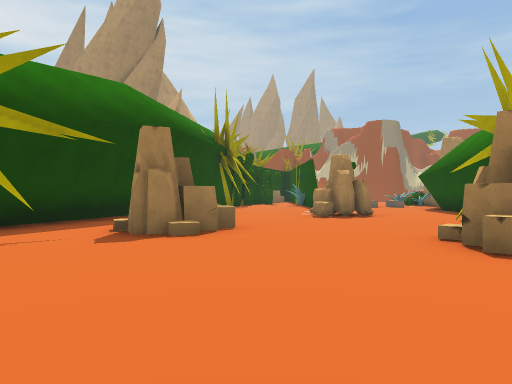
view 1 (above)

16 first-person views from a walk through a Unity game level. The camera is 1.2 m above the floor, looks level and sees 70° across. The floor is counted in squares, 2 m on a side. Each view is taken from the middle of a square. On the plan, view 1 faces up. The plan holds only what a view shows up to about 10 squares ahead; the rest is blank. The place goes on beyond the plan. The player character is not drawn.

view 2
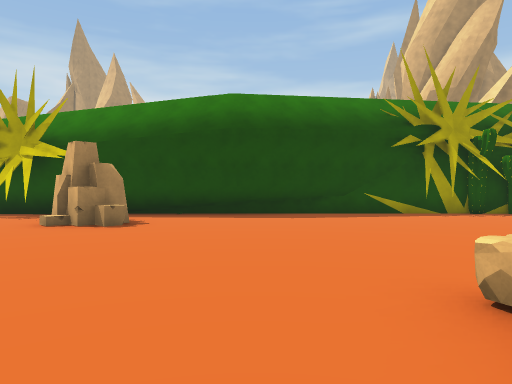

view 3
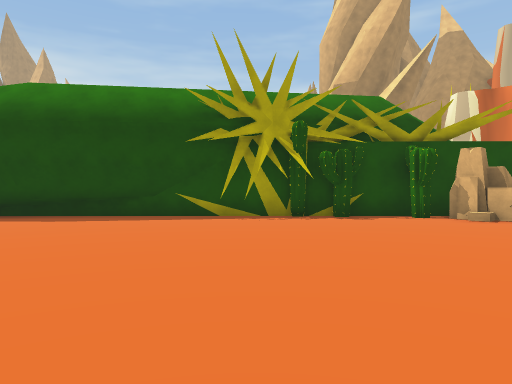

view 4
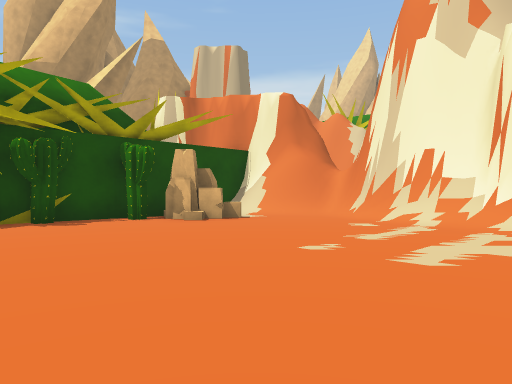

view 5
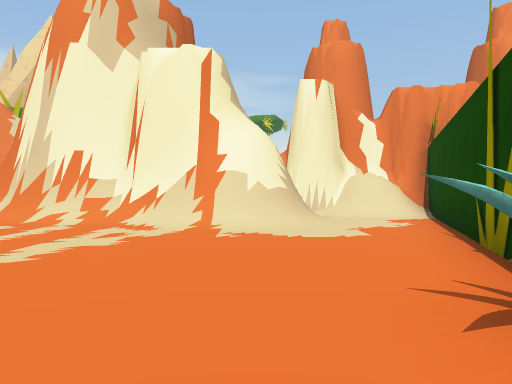

view 6
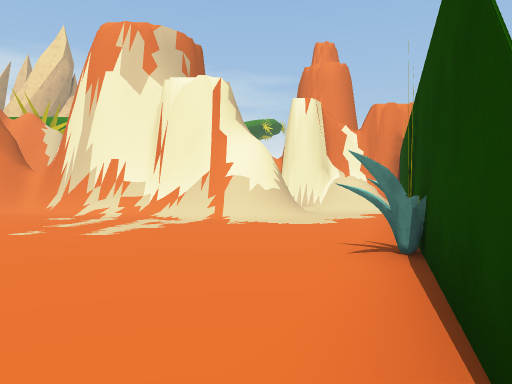

view 7
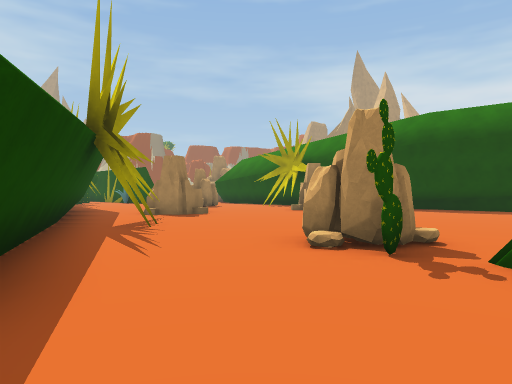

view 8
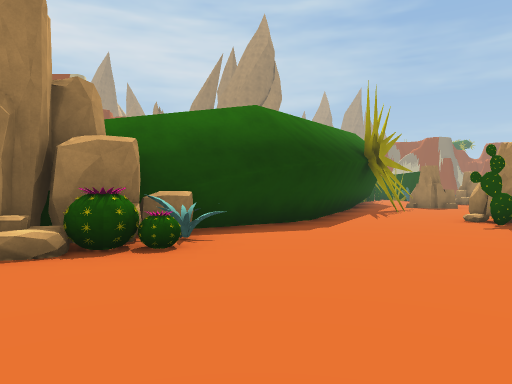

view 9
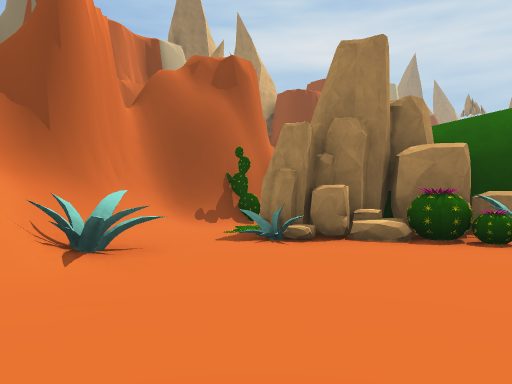

view 10
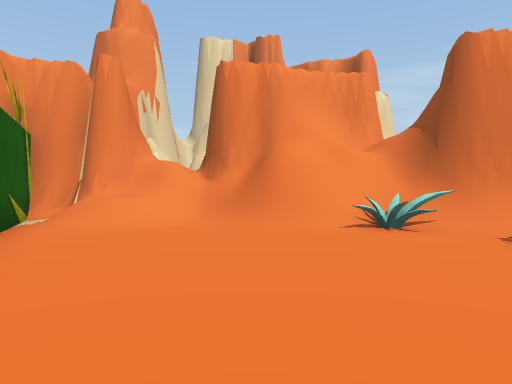

view 11
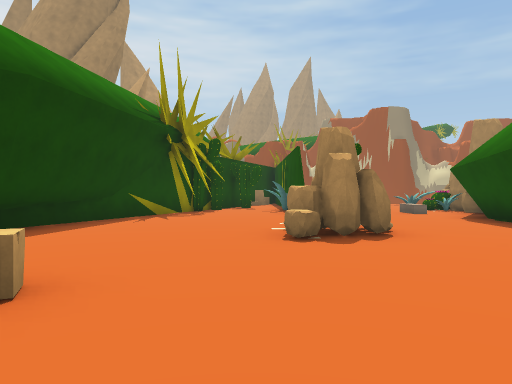

view 12
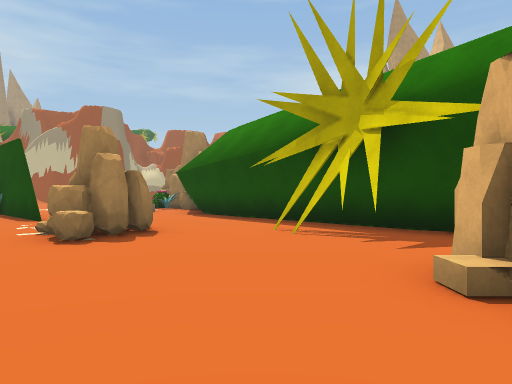

view 13
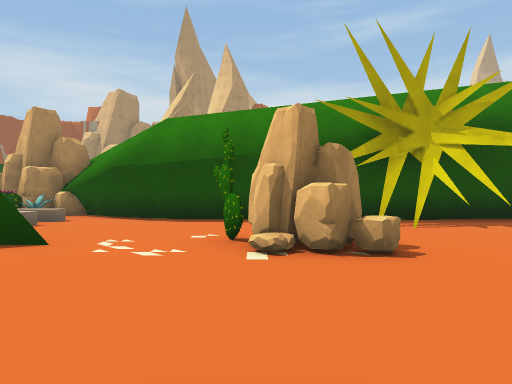

view 14
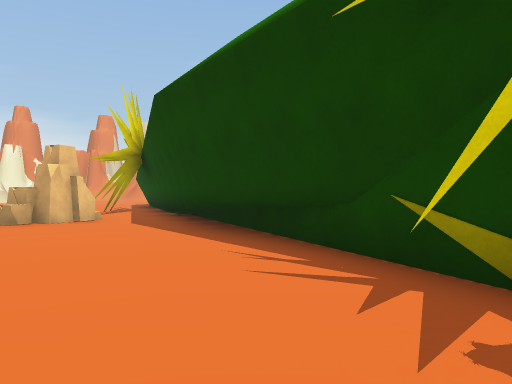

view 15
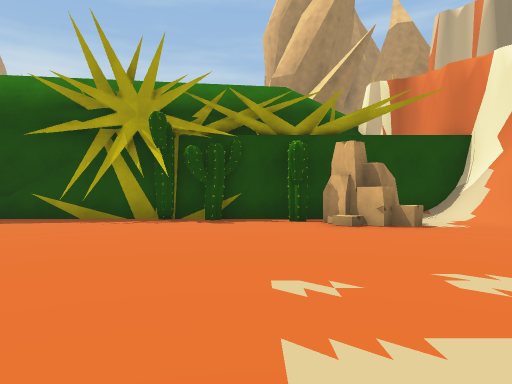

view 16
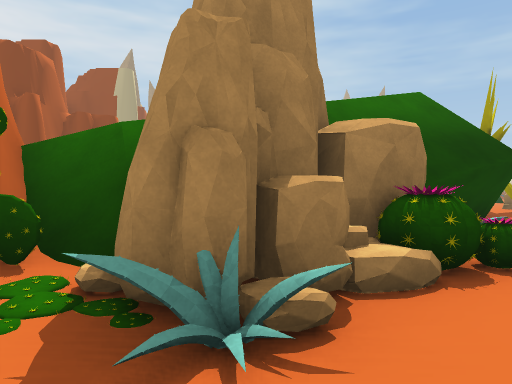

### Floor plan
Key: @ floor where view 1 was taken; # wall or solid block; x gap in a wall; . floor; / step, stairs or slope; = window, fence, low wall or low ledge; R rock; C cactus; O other object.
Columns run from 14 left of view 1 to 7 right of it. Each row starts with its distance up from view 1.
 14             ## .#....#
 13             #...#...##
 12            ##.......#
 11            #........#
 10            #....RC..#
  9           ##....RR..#
  8           ##......=.
  7           #.......#x#
  6           #.RR....#.#
  5           #../...R..#
  4          ###.....RR.#
  3         ###.........#
  2         #...........#
  1        ##...........#
  0        #....R.@.....#
 -1       ##..CRR.......#
 -2       #.............#
 -3 #####O....#........##
 -4 #C##CC....#........##
 -5 #/RR......O.........C
 -6 #/.O.....#O.........C
 -7 ##O......#..........#
 -8 ##OO....##..........C
 -9  #==....#.........RR#
-10  ###/...#..//......R#
-11  ##////##./###///../#
-12   ###//#..## ########
-13    ###/#//#      ##

Positions as (right, up) in squares from view 1, and headings:
1: (0, 0), facing up
2: (-4, 1), facing right
3: (-3, -4), facing right
4: (-2, -4), facing down-right
5: (-3, -4), facing down
6: (-3, -2), facing down
7: (-7, -3), facing up-right
8: (-8, -8), facing up
9: (-8, -9), facing up-left
10: (-6, -5), facing down-left
11: (1, 4), facing up
12: (0, 4), facing up-right
13: (-2, 10), facing right
14: (1, 14), facing down-left
15: (-2, -7), facing right
16: (-11, -7), facing up
